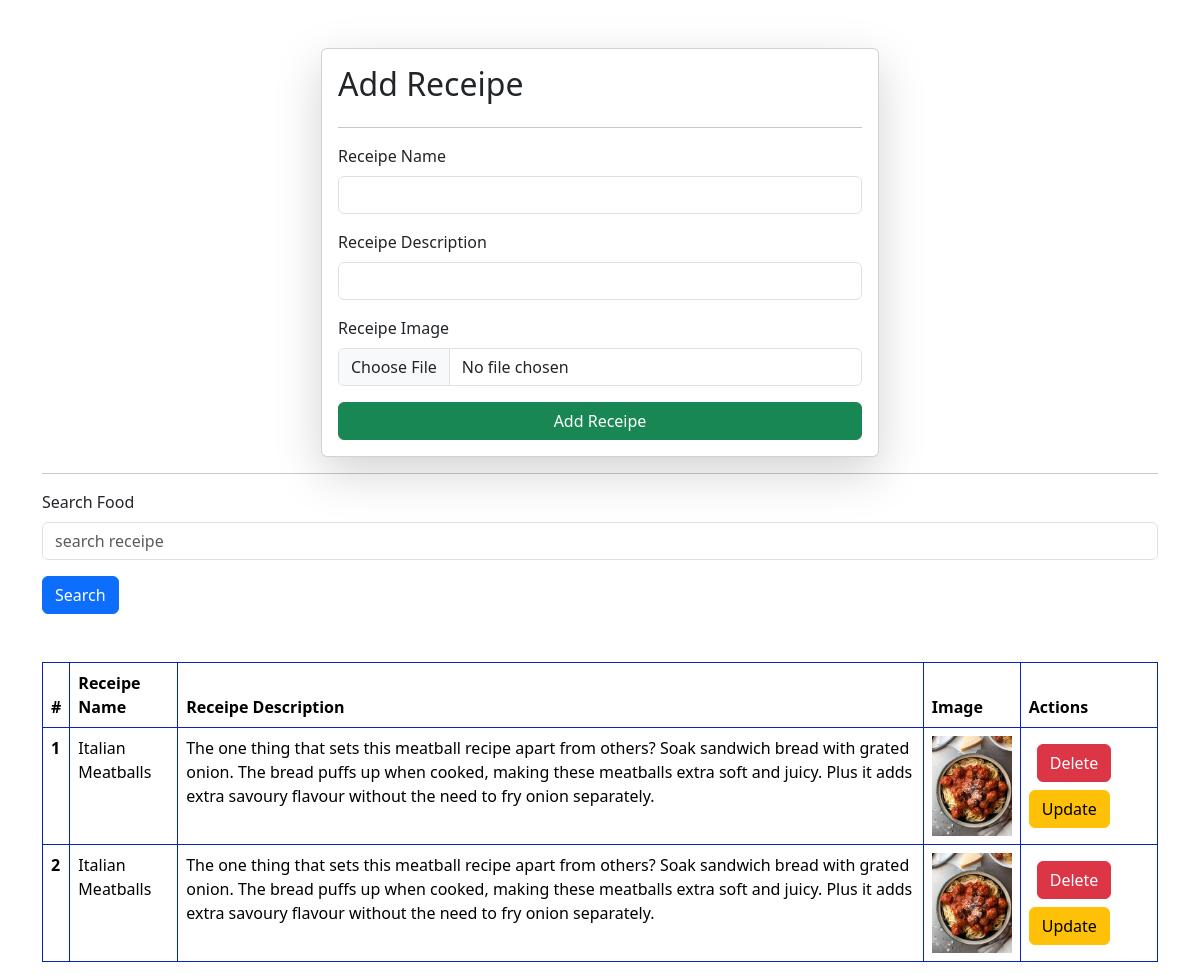
The app's page /receipes/, older data.
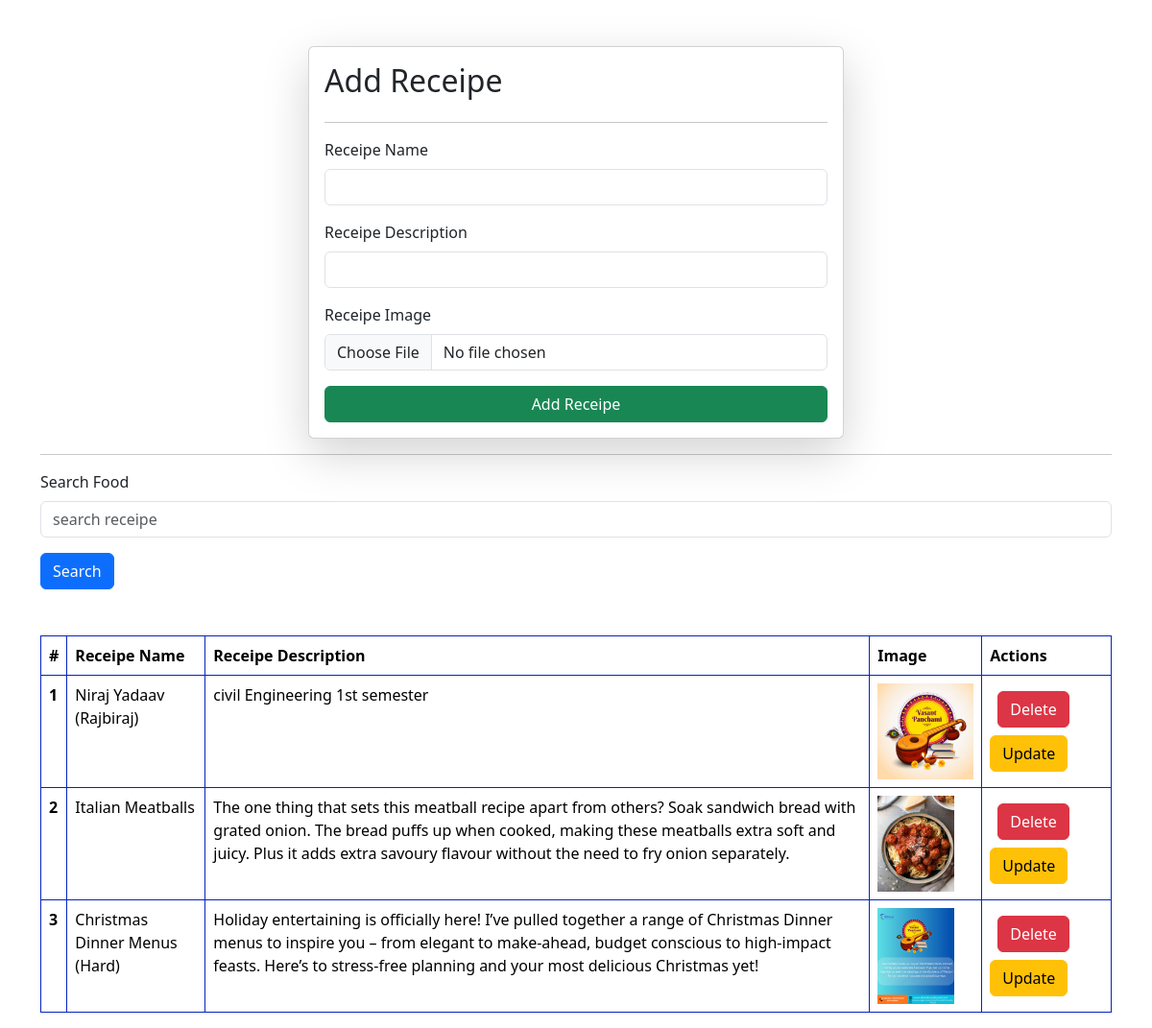
The same page, newer data.
### vege/models.py (models this page shows)
class Receipe(models.Model):
    user = models.ForeignKey(User, on_delete = models.SET_NULL, null = True, blank= True)
    receipe_name = models.CharField(max_length= 100)
    receipe_description = models.TextField()
    receipe_image = models.ImageField(upload_to="receipe")

### vege/views.py (the view, shortened to what this page needs)
# urls.py: path('receipes/', receipes, name= 'receipes'),
def receipes(request):
    queryset = Receipe.objects.all()
    if request.GET.get('search'):
        queryset = queryset.filter(receipe_name__icontains=request.GET.get('search'))
    context = {'receipes': queryset}
    return render(request, "receipes.html", context)

### vege/templates/receipes.html (shortened to what this page needs)
{% extends 'base.html' %} {% block start %}
<div class="container mt-5">
  <form
    class="col-6 mx-auto card p-3 shadow-lg"
    method="post"
    enctype="multipart/form-data"
  >
    <h2>Add Receipe</h2>
    <hr />
    <div class="mb-3">
      <label for="exampleInputEmail1" class="form-label">Receipe Name</label>
      <input
        type="text"
        required="text"
        name="receipe_name"
        class="form-control"
      />
    </div>
    <div class="mb-3">
      <label for="exampleInputPassword1" class="form-label"
        >Receipe Description</label
      >
      <input
        type="text"
        required_type="text"
        name="receipe_description"
        class="form-control"
      />
    </div>
    <div class="mb-3">
      <label for="exampleInputPassword1" class="form-label"
        >Receipe Image</label
      >
      <input type="file" name="receipe_image" class="form-control" />
    </div>
    <button type="submit" class="btn btn-success">Add Receipe</button>
  </form>
  <hr />
  <div class="mt-3">
    <div class="mx-auto-col-6">
      <form>
        <div class="mb-3">
          <label for="exampleInputPassword1" class="form-label"
            >Search Food</label
          >
          <input
            name="search"
            type="text"
            placeholder="search receipe"
            class="form-control"
          />
        </div>
        <button type="submit" class="btn btn-primary">Search</button>
      </form>
    </div>
  </div>
  <table class="table mt-5">
    <thead>
      <tr>
        <th scope="col">#</th>
        <th scope="col">Receipe Name</th>
        <th scope="col">Receipe Description</th>
        <th scope="col">Image</th>
        <th scope="col">Actions</th>
      </tr>
    </thead>
    <tbody>
      {% for receipe in receipes %}
      <tr>
        <th scope="row">{{forloop.counter}}</th>
        <td>{{receipe.receipe_name}}</td>
        <td>{{receipe.receipe_description}}</td>
        <td>
          <img src="/media/{{receipe.receipe_image}}" style="height: 100px" />
        </td>
        <td>
          <a href="/delete_receipe/{{receipe.id}}" class="btn btn-danger m-2">
            Delete
          </a>
          <a href="/update_receipe/{{receipe.id}}" class="btn btn-warning">
            Update
          </a>
        </td>
      </tr>
      {% endfor %}
    </tbody>
  </table>
</div>
{% endblock %}

Row changes from the older to the newer data that the page shows:
removed Receipe: receipe_name "Italian Meatballs", receipe_description "The one thing that sets this meatball recipe apart from others? Soak sandwich bread with grated onion. The bread puffs up when cooked, making these meatballs extra soft and juicy. Plus it adds extra savoury flavour without the need to fry onion separately.", receipe_image (picture)
added Receipe: receipe_name "Niraj Yadaav (Rajbiraj)", receipe_description "civil Engineering 1st semester", receipe_image (picture)
added Receipe: receipe_name "Christmas Dinner Menus (Hard)", receipe_description "Holiday entertaining is officially here! I’ve pulled together a range of Christmas Dinner menus to inspire you – from elegant to make-ahead, budget conscious to high-impact feasts. Here’s to stress-free planning and your most delicious Christmas yet!", receipe_image (picture)
